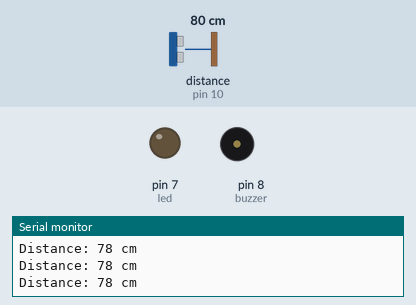
Recording of a sketch running on a simulated Arduino Uno, built with avr-gcc and run on an emulated ATmega328P. Parts: output pins drawn as LEDs (lit = HIGH), buzzer (waves = sounding, pin HIGH), the last lines printed to the serial monitor. Wiring (inferred from the names in the program): ultrasonic range finder: trigger pin 9; echo pin 10. Inputs (shaded band) come from the test bench; at power-on: distance to the obstacle (sensor on pin 10) 80 cm. The echo pulse lasts 58.3 µs per cm; pins used as bus, display or sensor lines are not drawn.

Above: at 1.2 s.
1.3 s: distance to the obstacle (sensor on pin 10) set to 34 cm
2.8 s: distance to the obstacle (sensor on pin 10) set to 29 cm
At 3.6 s:
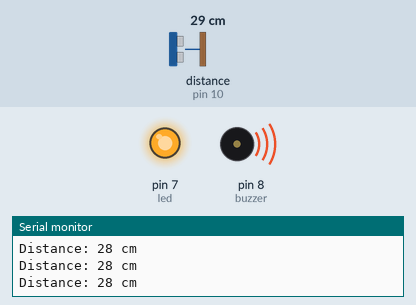
4.3 s: distance to the obstacle (sensor on pin 10) set to 35 cm
At 5.5 s:
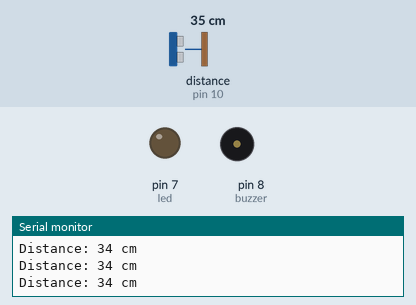
5.9 s: distance to the obstacle (sensor on pin 10) set to 2 cm
At 7.5 s:
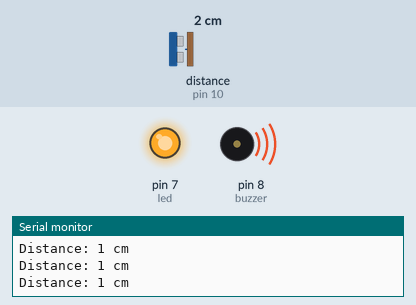
Timing chart, 0 to 8.6 s (numbered marks = the images above; inputs shaded):
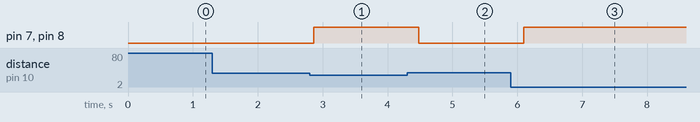

Measured:
- the behaviour switches between 31 and 30 cm on distance to the obstacle (sensor on pin 10) (found by bisection; images 0 and 1)
- after the input at 2.8 s, pin 7 (led), pin 8 (buzzer): LOW → HIGH after 0.06 s
- after the input at 4.3 s, pin 7 (led), pin 8 (buzzer): HIGH → LOW after 0.18 s
- after the input at 5.9 s, pin 7 (led), pin 8 (buzzer): LOW → HIGH after 0.20 s

The sketch:

_intruder_alarm_system1.ino
```cpp
const int trigPin = 9;
const int echoPin = 10;
const int buzzer = 8;
const int led = 7;

// Distance threshold in cm
const int distanceThreshold = 30;

void setup() {
  pinMode(trigPin, OUTPUT);
  pinMode(echoPin, INPUT);
  pinMode(buzzer, OUTPUT);
  pinMode(led, OUTPUT);
  Serial.begin(9600);
}

void loop() {
  long duration;
  int distance;

  // Send ultrasonic pulse
  digitalWrite(trigPin, LOW);
  delayMicroseconds(2);
  digitalWrite(trigPin, HIGH);
  delayMicroseconds(10);
  digitalWrite(trigPin, LOW);

  // Read echo pulse duration
  duration = pulseIn(echoPin, HIGH);

  // Calculate distance in cm
  distance = duration * 0.034 / 2;

  Serial.print("Distance: ");
  Serial.print(distance);
  Serial.println(" cm");

  // Check for intruder
  if (distance < distanceThreshold) {
    digitalWrite(buzzer, HIGH);
    digitalWrite(led, HIGH);
  } else {
    digitalWrite(buzzer, LOW);
    digitalWrite(led, LOW);
  }

  delay(200); // small delay for stability
}
```
